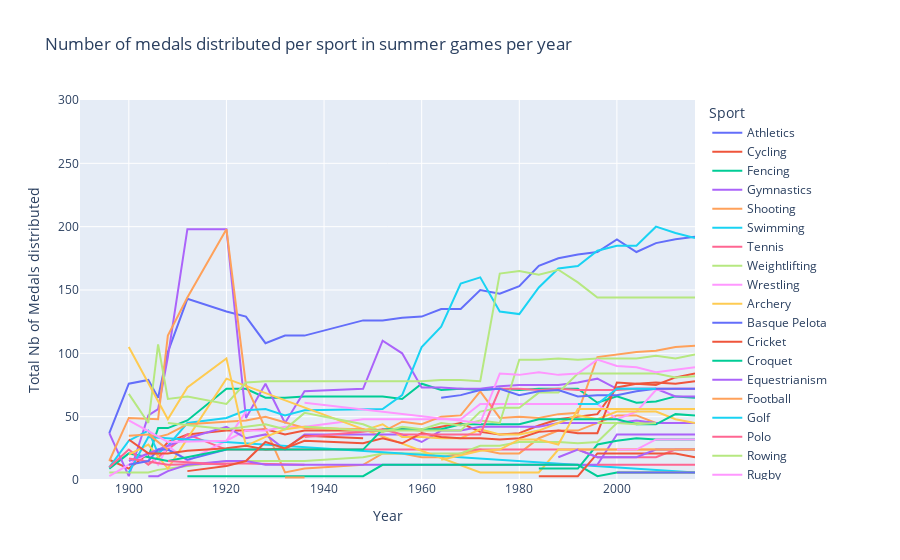

The cell this chart's notebook holds for it:
### Code cell
fig = px.line(summer_medals, x="Year", y="Total Nb of Medals distributed", color = "Sport", title="Number of medals distributed per sport in summer games per year", hover_name='Sport', range_x=[1890,2016], range_y=[0,300])
fig.show()
